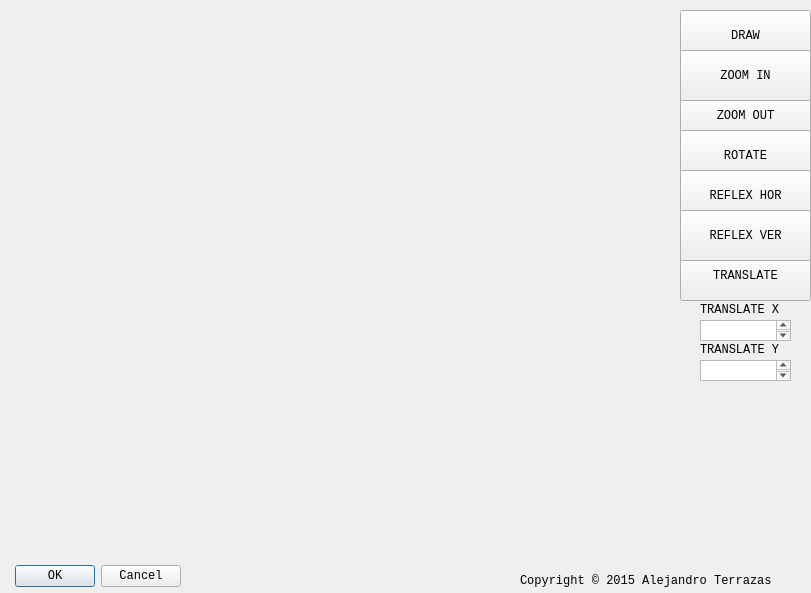
<?xml version="1.0" encoding="UTF-8"?>
<ui version="4.0">
 <class>cubo</class>
 <widget class="QDialog" name="cubo">
  <property name="geometry">
   <rect>
    <x>0</x>
    <y>0</y>
    <width>811</width>
    <height>593</height>
   </rect>
  </property>
  <property name="windowTitle">
   <string>Dialog</string>
  </property>
  <widget class="QDialogButtonBox" name="buttonBox">
   <property name="geometry">
    <rect>
     <x>-160</x>
     <y>560</y>
     <width>341</width>
     <height>32</height>
    </rect>
   </property>
   <property name="font">
    <font>
     <family>Courier New</family>
    </font>
   </property>
   <property name="orientation">
    <enum>Qt::Horizontal</enum>
   </property>
   <property name="standardButtons">
    <set>QDialogButtonBox::Cancel|QDialogButtonBox::Ok</set>
   </property>
  </widget>
  <widget class="QPushButton" name="pushButton">
   <property name="geometry">
    <rect>
     <x>680</x>
     <y>10</y>
     <width>131</width>
     <height>51</height>
    </rect>
   </property>
   <property name="font">
    <font>
     <family>Courier New</family>
    </font>
   </property>
   <property name="text">
    <string>DRAW</string>
   </property>
  </widget>
  <widget class="QPushButton" name="pushButton_2">
   <property name="geometry">
    <rect>
     <x>680</x>
     <y>250</y>
     <width>131</width>
     <height>51</height>
    </rect>
   </property>
   <property name="font">
    <font>
     <family>Courier New</family>
    </font>
   </property>
   <property name="text">
    <string>TRANSLATE</string>
   </property>
  </widget>
  <widget class="QPushButton" name="pushButton_3">
   <property name="geometry">
    <rect>
     <x>680</x>
     <y>90</y>
     <width>131</width>
     <height>51</height>
    </rect>
   </property>
   <property name="font">
    <font>
     <family>Courier New</family>
    </font>
   </property>
   <property name="text">
    <string>ZOOM OUT</string>
   </property>
  </widget>
  <widget class="QPushButton" name="pushButton_4">
   <property name="geometry">
    <rect>
     <x>680</x>
     <y>50</y>
     <width>131</width>
     <height>51</height>
    </rect>
   </property>
   <property name="font">
    <font>
     <family>Courier New</family>
    </font>
   </property>
   <property name="text">
    <string>ZOOM IN</string>
   </property>
  </widget>
  <widget class="QPushButton" name="pushButton_5">
   <property name="geometry">
    <rect>
     <x>680</x>
     <y>130</y>
     <width>131</width>
     <height>51</height>
    </rect>
   </property>
   <property name="font">
    <font>
     <family>Courier New</family>
    </font>
   </property>
   <property name="text">
    <string>ROTATE</string>
   </property>
  </widget>
  <widget class="QTextEdit" name="transX">
   <property name="geometry">
    <rect>
     <x>700</x>
     <y>320</y>
     <width>91</width>
     <height>21</height>
    </rect>
   </property>
  </widget>
  <widget class="QTextEdit" name="transY">
   <property name="geometry">
    <rect>
     <x>700</x>
     <y>360</y>
     <width>91</width>
     <height>21</height>
    </rect>
   </property>
  </widget>
  <widget class="QLabel" name="label">
   <property name="geometry">
    <rect>
     <x>700</x>
     <y>300</y>
     <width>91</width>
     <height>20</height>
    </rect>
   </property>
   <property name="font">
    <font>
     <family>Courier New</family>
    </font>
   </property>
   <property name="text">
    <string>TRANSLATE X</string>
   </property>
  </widget>
  <widget class="QLabel" name="label_2">
   <property name="geometry">
    <rect>
     <x>700</x>
     <y>340</y>
     <width>91</width>
     <height>20</height>
    </rect>
   </property>
   <property name="font">
    <font>
     <family>Courier New</family>
    </font>
   </property>
   <property name="text">
    <string>TRANSLATE Y</string>
   </property>
  </widget>
  <widget class="QPushButton" name="pushButton_6">
   <property name="geometry">
    <rect>
     <x>680</x>
     <y>170</y>
     <width>131</width>
     <height>51</height>
    </rect>
   </property>
   <property name="font">
    <font>
     <family>Courier New</family>
    </font>
   </property>
   <property name="text">
    <string>REFLEX HOR</string>
   </property>
  </widget>
  <widget class="QPushButton" name="pushButton_7">
   <property name="geometry">
    <rect>
     <x>680</x>
     <y>210</y>
     <width>131</width>
     <height>51</height>
    </rect>
   </property>
   <property name="font">
    <font>
     <family>Courier New</family>
    </font>
   </property>
   <property name="text">
    <string>REFLEX VER</string>
   </property>
  </widget>
  <widget class="QLabel" name="label_3">
   <property name="geometry">
    <rect>
     <x>520</x>
     <y>570</y>
     <width>281</width>
     <height>21</height>
    </rect>
   </property>
   <property name="font">
    <font>
     <family>Courier New</family>
    </font>
   </property>
   <property name="text">
    <string>Copyright © 2015 Alejandro Terrazas</string>
   </property>
  </widget>
 </widget>
 <resources/>
 <connections>
  <connection>
   <sender>buttonBox</sender>
   <signal>accepted()</signal>
   <receiver>cubo</receiver>
   <slot>accept()</slot>
   <hints>
    <hint type="sourcelabel">
     <x>248</x>
     <y>254</y>
    </hint>
    <hint type="destinationlabel">
     <x>157</x>
     <y>274</y>
    </hint>
   </hints>
  </connection>
  <connection>
   <sender>buttonBox</sender>
   <signal>rejected()</signal>
   <receiver>cubo</receiver>
   <slot>reject()</slot>
   <hints>
    <hint type="sourcelabel">
     <x>316</x>
     <y>260</y>
    </hint>
    <hint type="destinationlabel">
     <x>286</x>
     <y>274</y>
    </hint>
   </hints>
  </connection>
 </connections>
</ui>
